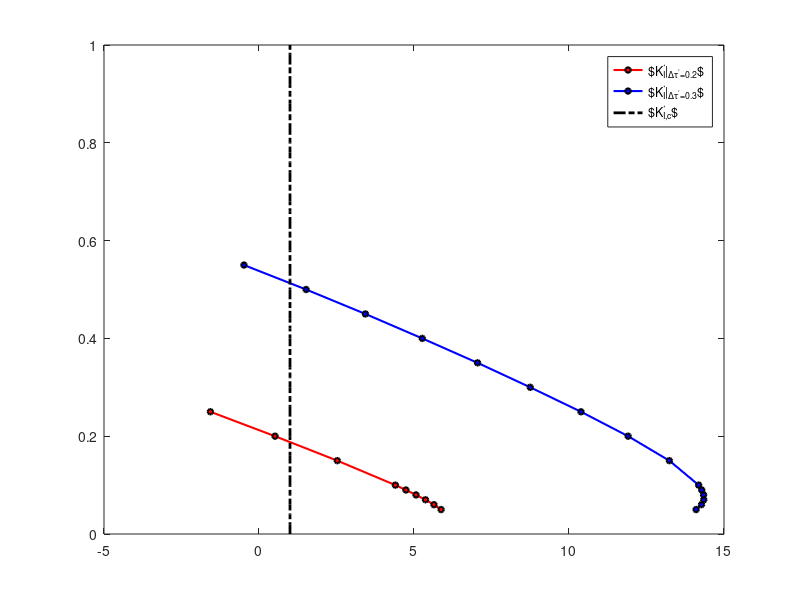

Here is the MATLAB script that generated this plot: (Note: this script raises an error after producing the figure.)
% This script is used to plot the stress intensity factor 
% based on finite element solution in FEniCS
% Cartesian Coordinate (x,y)
% Date: 24/02/2022
% Author: Hanwen Zhang

%% Dimensional Parameters
H_real=100; % m
rho_real=917; % kg/m^3
g_real=9.8; % m/s^2
KIc_real=100; % kPa*m^(1/2)

%% Import the value in SIF_deltatau02.txt
% when W'=1, Delta tau'=0.2, f=0.7
K_file_1 = fopen('SIF_deltatau02.txt','r');
formatSpec = '%f %f %f %f';
sizeA = [4 Inf]; 
A = fscanf(K_file_1,formatSpec,sizeA);
fclose(K_file_1);

vlambda_1=A(1,:);
K_Ic_1=A(2,:);
K_scale_1=K_Ic_1(1);
K1_DCM_1=A(3,:);
K2_DCM_1=A(4,:);
theta_1 = zeros(size(K1_DCM_1));
K1_Op_1 = zeros(size(K1_DCM_1));
[~,Nlambda_1]=size(K1_DCM_1);

%% Import the value in SIF_deltatau03.txt
% when W'=1, Delta tau'=0.3, f=0.7
K_file_2 = fopen('SIF_deltatau03.txt','r');
B = fscanf(K_file_2,formatSpec,sizeA);
fclose(K_file_2);
% convert it to array
vlambda_2=B(1,:);
K_Ic_2=B(2,:);
K_scale_2=K_Ic_2(1);
K1_DCM_2=B(3,:);
K2_DCM_2=B(4,:);
theta_2 = zeros(size(K1_DCM_2));
K1_Op_2 = zeros(size(K1_DCM_2));
[~,Nlambda_2]=size(K1_DCM_2);
%% theta_op and K1_op
for i=1:Nlambda_1
    theta_1(i)=-2*atan((-K1_DCM_1(i)+sqrt(K1_DCM_1(i).^2+8.*K2_DCM_1(i).^2))./(4*K2_DCM_1(i)));
    K1_Op_1(i) = cos(theta_1(i)/2)*(K1_DCM_1(i)*cos(theta_1(i)/2)^2-1.5*K2_DCM_1(i)*sin(theta_1(i)));
end
for i=1:Nlambda_2
    theta_2(i)=-2*atan((-K1_DCM_2(i)+sqrt(K1_DCM_2(i).^2+8.*K2_DCM_2(i).^2))./(4*K2_DCM_2(i)));
    K1_Op_2(i) = cos(theta_2(i)/2)*(K1_DCM_2(i)*cos(theta_2(i)/2)^2-1.5*K2_DCM_2(i)*sin(theta_2(i)));
end
%% Find K1 > 0
for i=1:Nlambda_1
    if(K1_DCM_1(i)<0)
        Nthetamax_1=i;
        break
    end
end
for i=1:Nlambda_2
    if(K1_DCM_2(i)<0)
        Nthetamax_2=i;
        break
    end
end

%% Plot K1 and K2 (normalised by Kc) as a function of crack length
figure();
FS=22;
p1=plot(K1_DCM_1(1:Nthetamax_1)/K_scale_1,vlambda_1(1:Nthetamax_1));
set(p1,'MarkerFaceColor',[1 0 0],'MarkerEdgeColor',[0 0 0],...
    'MarkerSize',4,...
    'Marker','o',...
    'LineWidth',1.5,...
    'Color',[1 0 0]);
hold on
% p2=plot(-K2_DCM_1(1:Nthetamax_1)/K_scale_1,vlambda_1(1:Nthetamax_1));
% set(p2,'LineStyle','--',...
%     'LineWidth',2,...
%     'Color',[1 0 0]);
p3=plot(K1_DCM_2(1:Nthetamax_2)/K_scale_1,vlambda_2(1:Nthetamax_2));
set(p3,'MarkerFaceColor',[0 0 1],'MarkerEdgeColor',[0 0 0],...
    'MarkerSize',4,...
    'Marker','o',...
    'LineWidth',1.5,...
    'Color',[0 0 1]);
% p4=plot(-K2_DCM_2(1:Nthetamax_2)/K_scale_1,vlambda_2(1:Nthetamax_2));
% set(p4,'LineStyle','--',...
%     'LineWidth',2,...
%     'Color',[0 0 1]);
p5=plot(ones(size(0:0.02:1.0)),0:0.02:1.0);
set(p5,'LineStyle','-.',...
    'LineWidth',2,...
    'Color',[0 0 0]);

% legend
h=legend([p1,p3,p5],'$K_{I}^{\prime}|_{\Delta\tau^{\prime}=0.2}$',...                       
                        '$K_{I}^{\prime}|_{\Delta\tau^{\prime}=0.3}$',...                        
                        '$K_{I,c}^{\prime}$');
h.Interpreter='latex';
h.FontSize=FS+2;

% axis properties
ax1=gca;
ax1.FontSize=FS;
ax1.LineWidth=2;
set(gcf,'unit','normalized','position',[0.0,0.0,0.25,0.75]);
xlabel('$K/K_{Ic}$','Interpreter','latex','FontSize',FS+2);
ylabel('$Z_{C}^{\prime}$','Interpreter','latex','FontSize',FS+2,'Rotation',0,'position',[-2,0.52]);
set(gca,'XScale','line','YScale','line');
ax1.TickLabelInterpreter='latex';

xlim([0,0.2/K_scale_1]);
ylim([0,1]);
grid on
print('K_lambda_normalised','-dpng');